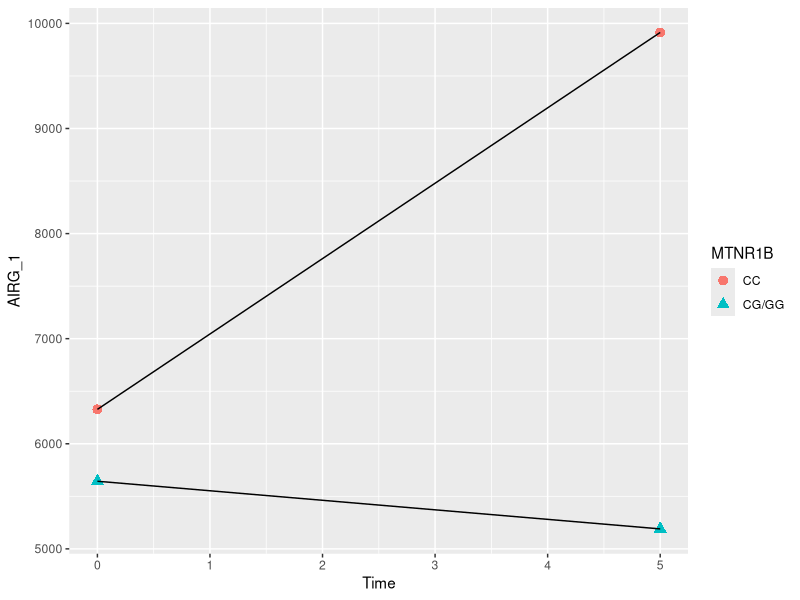
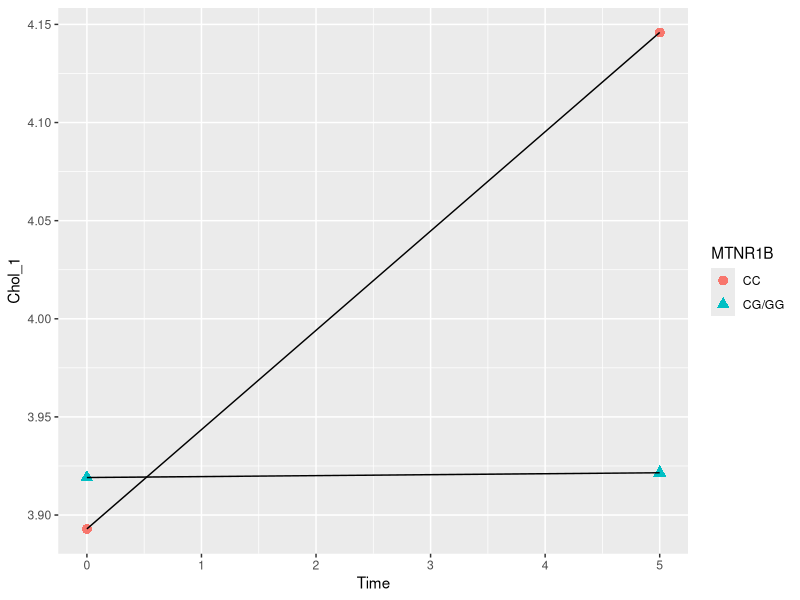
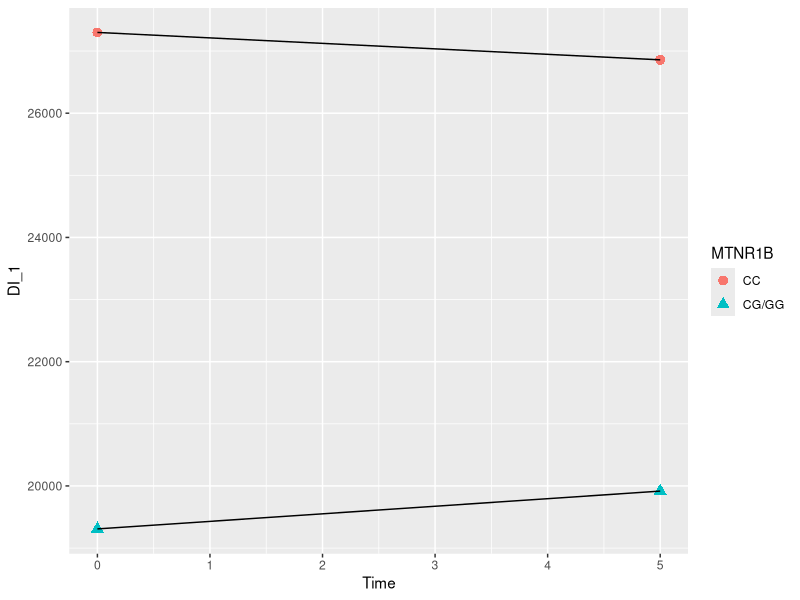
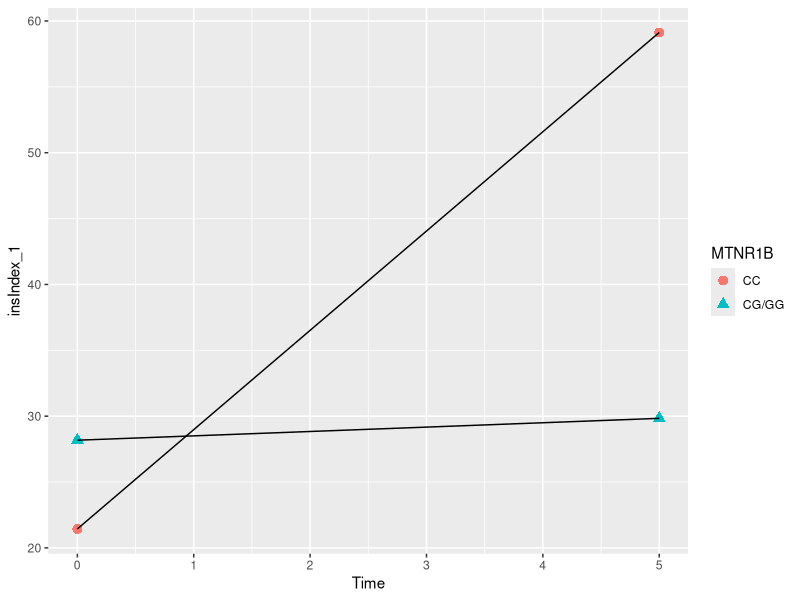
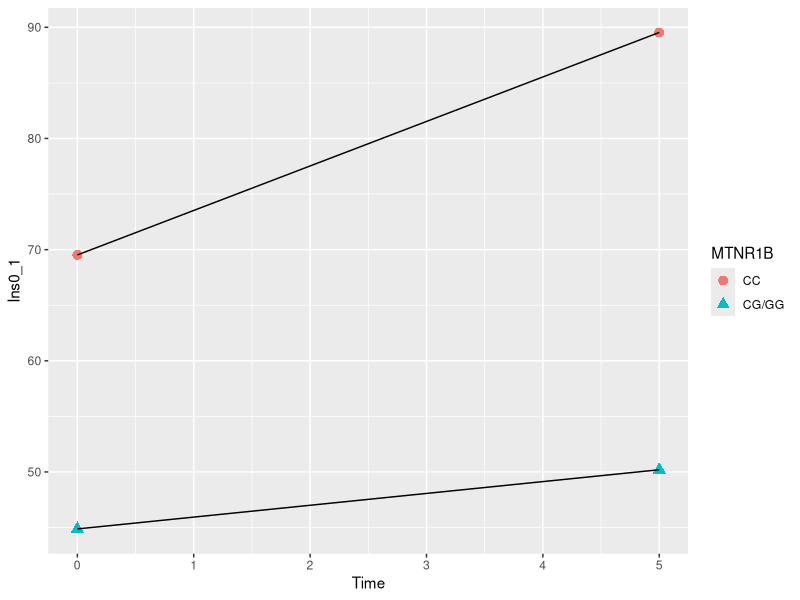
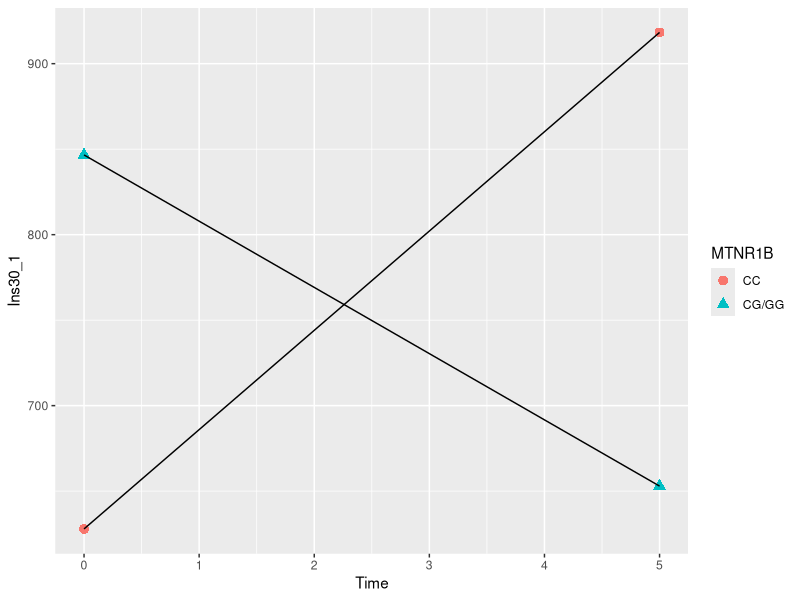
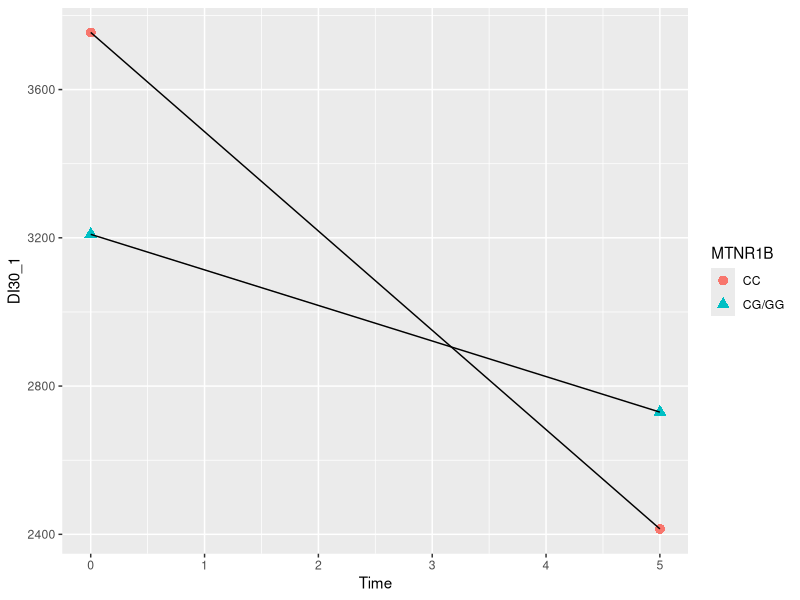
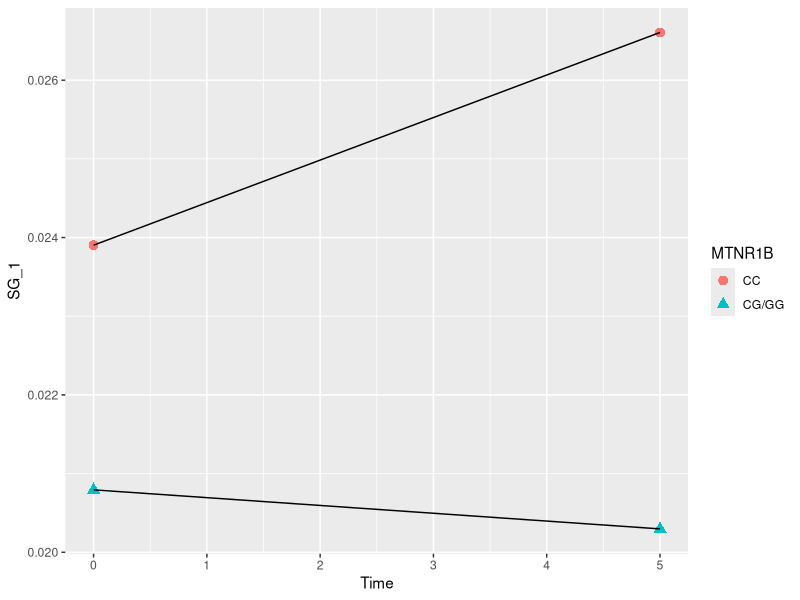

Here is the R script that generated these plots, in order:
## ---- chunk 1
library(tidyverse)
library(dplyr)
## ---- chunk 2
M_new<-read.csv("M_new.csv")
C_new<-read.csv("C_new.csv")
slope2<-read.csv("slope.csv")
## ---- chunk 3
M_AIRG_1<-M_new %>%
  ggplot(aes(Time,AIRG_1)) +
  geom_point(aes(shape = MTNR1B, color = MTNR1B), size = 3) + 
  geom_line(aes(group = MTNR1B))
## ---- chunk 4
M_Chol_1<-M_new %>%
  ggplot(aes(Time,Chol_1)) +
  geom_point(aes(shape = MTNR1B, color = MTNR1B), size = 3) + 
  geom_line(aes(group = MTNR1B))
## ---- chunk 5
M_DI_1<-M_new %>%
  ggplot(aes(Time,DI_1)) +
  geom_point(aes(shape = MTNR1B, color = MTNR1B), size = 3) + 
  geom_line(aes(group = MTNR1B))
## ---- chunk 6
M_II_1<-M_new %>%
  ggplot(aes(Time,insIndex_1)) +
  geom_point(aes(shape = MTNR1B, color = MTNR1B), size = 3) + 
  geom_line(aes(group = MTNR1B))
## ---- chunk 7
M_Ins0_1<-M_new %>%
  ggplot(aes(Time,Ins0_1)) +
  geom_point(aes(shape = MTNR1B, color = MTNR1B), size = 3) + 
  geom_line(aes(group = MTNR1B))
## ---- chunk 8
M_Ins30_1<-M_new %>%
  ggplot(aes(Time,Ins30_1)) +
  geom_point(aes(shape = MTNR1B, color = MTNR1B), size = 3) + 
  geom_line(aes(group = MTNR1B))
## ---- chunk 9
M_DI30_1<-M_new %>%
  ggplot(aes(Time,DI30_1)) +
  geom_point(aes(shape = MTNR1B, color = MTNR1B), size = 3) + 
  geom_line(aes(group = MTNR1B))
## ---- chunk 10
M_SG_1<-M_new %>%
  ggplot(aes(Time,SG_1)) +
  geom_point(aes(shape = MTNR1B, color = MTNR1B), size = 3) + 
  geom_line(aes(group = MTNR1B))
## ---- chunk 11
M_SI_1<-M_new %>%
  ggplot(aes(Time,SI_1)) +
  geom_point(aes(shape = MTNR1B, color = MTNR1B), size = 3) + 
  geom_line(aes(group = MTNR1B))
## ---- chunk 12
M_AIRG_2<-M_new %>%
  ggplot(aes(Time,AIRG_2)) +
  geom_point(aes(shape = MTNR1B, color = MTNR1B), size = 3) + 
  geom_line(aes(group = MTNR1B))
## ---- chunk 13
M_Chol_2<-M_new %>%
  ggplot(aes(Time,Chol_2)) +
  geom_point(aes(shape = MTNR1B, color = MTNR1B), size = 3) + 
  geom_line(aes(group = MTNR1B))
## ---- chunk 14
M_DI_2<-M_new %>%
  ggplot(aes(Time,DI_2)) +
  geom_point(aes(shape = MTNR1B, color = MTNR1B), size = 3) + 
  geom_line(aes(group = MTNR1B))
## ---- chunk 15
M_II_2<-M_new %>%
  ggplot(aes(Time,insIndex_2)) +
  geom_point(aes(shape = MTNR1B, color = MTNR1B), size = 3) + 
  geom_line(aes(group = MTNR1B))
## ---- chunk 16
M_Ins0_2<-M_new %>%
  ggplot(aes(Time,Ins0_2)) +
  geom_point(aes(shape = MTNR1B, color = MTNR1B), size = 3) + 
  geom_line(aes(group = MTNR1B))
## ---- chunk 17
M_Ins30_2<-M_new %>%
  ggplot(aes(Time,Ins30_2)) +
  geom_point(aes(shape = MTNR1B, color = MTNR1B), size = 3) + 
  geom_line(aes(group = MTNR1B))
## ---- chunk 18
M_DI30_2<-M_new %>%
  ggplot(aes(Time,DI30_2)) +
  geom_point(aes(shape = MTNR1B, color = MTNR1B), size = 3) + 
  geom_line(aes(group = MTNR1B))
## ---- chunk 19
M_SG_2<-M_new %>%
  ggplot(aes(Time,SG_2)) +
  geom_point(aes(shape = MTNR1B, color = MTNR1B), size = 3) + 
  geom_line(aes(group = MTNR1B))
## ---- chunk 20
M_SI_2<-M_new %>%
  ggplot(aes(Time,SI_2)) +
  geom_point(aes(shape = MTNR1B, color = MTNR1B), size = 3) + 
  geom_line(aes(group = MTNR1B))
## ---- chunk 21
C_AIRG_1<-C_new %>%
  ggplot(aes(Time,AIRG_1)) +
  geom_point(aes(shape = CDKAL1, color = CDKAL1), size = 3) + 
  geom_line(aes(group = CDKAL1))
## ---- chunk 22
C_Chol_1<-C_new %>%
  ggplot(aes(Time,Chol_1)) +
  geom_point(aes(shape = CDKAL1, color = CDKAL1), size = 3) + 
  geom_line(aes(group = CDKAL1))
## ---- chunk 23
C_DI_1<-C_new %>%
  ggplot(aes(Time,DI_1)) +
  geom_point(aes(shape = CDKAL1, color = CDKAL1), size = 3) + 
  geom_line(aes(group = CDKAL1))
## ---- chunk 24
C_II_1<-C_new %>%
  ggplot(aes(Time,insIndex_1)) +
  geom_point(aes(shape = CDKAL1, color = CDKAL1), size = 3) + 
  geom_line(aes(group = CDKAL1))
## ---- chunk 25
C_Ins0_1<-C_new %>%
  ggplot(aes(Time,Ins0_1)) +
  geom_point(aes(shape = CDKAL1, color = CDKAL1), size = 3) + 
  geom_line(aes(group = CDKAL1))
## ---- chunk 26
C_Ins30_1<-C_new %>%
  ggplot(aes(Time,Ins30_1)) +
  geom_point(aes(shape = CDKAL1, color = CDKAL1), size = 3) + 
  geom_line(aes(group = CDKAL1))
## ---- chunk 27
C_DI30_1<-C_new %>%
  ggplot(aes(Time,DI30_1)) +
  geom_point(aes(shape = CDKAL1, color = CDKAL1), size = 3) + 
  geom_line(aes(group = CDKAL1))
## ---- chunk 28
C_SG_1<-C_new %>%
  ggplot(aes(Time,SG_1)) +
  geom_point(aes(shape = CDKAL1, color = CDKAL1), size = 3) + 
  geom_line(aes(group = CDKAL1))
## ---- chunk 29
C_SI_1<-C_new %>%
  ggplot(aes(Time,SI_1)) +
  geom_point(aes(shape = CDKAL1, color = CDKAL1), size = 3) + 
  geom_line(aes(group = CDKAL1))
## ---- chunk 30
C_AIRG_2<-C_new %>%
  ggplot(aes(Time,AIRG_2)) +
  geom_point(aes(shape = CDKAL1, color = CDKAL1), size = 3) + 
  geom_line(aes(group = CDKAL1))
## ---- chunk 31
C_Chol_2<-C_new %>%
  ggplot(aes(Time,Chol_2)) +
  geom_point(aes(shape = CDKAL1, color = CDKAL1), size = 3) + 
  geom_line(aes(group = CDKAL1))
## ---- chunk 32
C_DI_2<-C_new %>%
  ggplot(aes(Time,DI_2)) +
  geom_point(aes(shape = CDKAL1, color = CDKAL1), size = 3) + 
  geom_line(aes(group = CDKAL1))
## ---- chunk 33
C_II_2<-C_new %>%
  ggplot(aes(Time,insIndex_2)) +
  geom_point(aes(shape = CDKAL1, color = CDKAL1), size = 3) + 
  geom_line(aes(group = CDKAL1))
## ---- chunk 34
C_Ins0_2<-C_new %>%
  ggplot(aes(Time,Ins0_2)) +
  geom_point(aes(shape = CDKAL1, color = CDKAL1), size = 3) + 
  geom_line(aes(group = CDKAL1))
## ---- chunk 35
C_Ins30_2<-C_new %>%
  ggplot(aes(Time,Ins30_2)) +
  geom_point(aes(shape = CDKAL1, color = CDKAL1), size = 3) + 
  geom_line(aes(group = CDKAL1))
## ---- chunk 36
C_DI30_2<-C_new %>%
  ggplot(aes(Time,DI30_2)) +
  geom_point(aes(shape = CDKAL1, color = CDKAL1), size = 3) + 
  geom_line(aes(group = CDKAL1))
## ---- chunk 37
C_SG_2<-C_new %>%
  ggplot(aes(Time,SG_2)) +
  geom_point(aes(shape = CDKAL1, color = CDKAL1), size = 3) + 
  geom_line(aes(group = CDKAL1))
## ---- chunk 38
C_SI_2<-C_new %>%
  ggplot(aes(Time,SI_2)) +
  geom_point(aes(shape = CDKAL1, color = CDKAL1), size = 3) + 
  geom_line(aes(group = CDKAL1))
## ---- chunk 39
M_AIRG_1
M_Chol_1
M_DI_1
M_II_1
M_Ins0_1
M_Ins30_1
M_DI30_1
M_SG_1
M_SI_1

M_AIRG_2
M_Chol_2
M_DI_2
M_II_2
M_Ins0_2
M_Ins30_2
M_DI30_2
M_SG_2
M_SI_2


C_AIRG_1
C_Chol_1
C_DI_1
C_II_1
C_Ins0_1
C_Ins30_1
C_DI30_1
C_SG_1
C_SI_1

C_AIRG_2
C_Chol_2
C_DI_2
C_II_2
C_Ins0_2
C_Ins30_2
C_DI30_2
C_SG_2
C_SI_2
